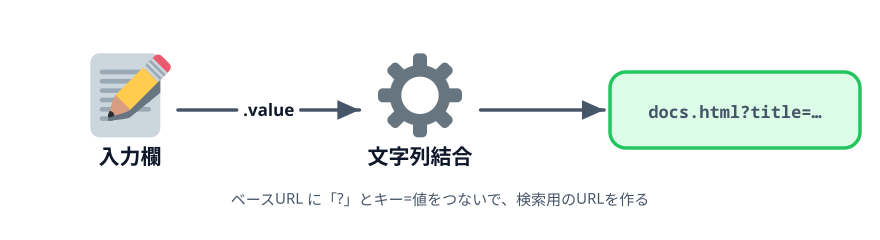

Generate this figure with Python:
"""2-1 のサムネ: 入力値を文字列結合して URL にする。"""

import pathlib
import sys

sys.path.insert(0, str(pathlib.Path.home() / ".claude/skills/genfig"))
from genfig import Canvas  # noqa: E402

c = Canvas(880, 240)

inp = c.node(130, 110, "入力欄", emoji_cp="1f4dd", w=150, h=92)
js = c.node(420, 110, "文字列結合", emoji_cp="2699", w=150, h=92)
url = c.sticky(610, 72, 250, 76, color="green")
c.text(735, 118, "docs.html?title=…", scale="label", align="center", font="technical")

c.link(inp, js, label=".value")
c.link(js, url)

c.text(440, 205, "ベースURL に「?」とキー=値をつないで、検索用のURLを作る",
       scale="body", align="center")

print(c.save("00-thumbnail.svg"))
